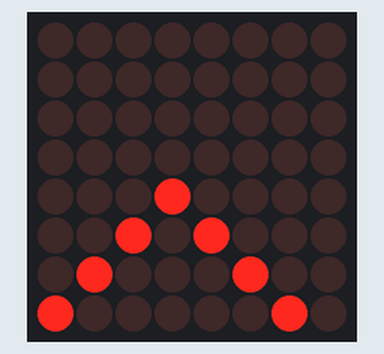
A sketch run on a simulated Arduino Uno, built with avr-gcc and run on an emulated ATmega328P. Parts: 8×8 LED matrix.

Above: at 0.1 s.

The sketch:

Matriz8x8LetraA.ino
```cpp
#include <LedControl.h> //Libreria

LedControl lc = LedControl(11, 13, 10, 1);//(DIN, CLK, CS, Nro. de dispositivos)

void setup() {
  lc.shutdown(0, false); //(Nro de dispositivo, estado) -> Encendemos la matriz
  lc.setIntensity(0, 4);//(Nro de dispositivo, intensidad) -> Nivel de intensidad del led 0-15
  lc.clearDisplay(0); //(Nro de dispositivo) -> Limpiar matriz
}

void loop() {
 lc.setLed(0,7,0,true);
 lc.setLed(0,6,1,true);
 lc.setLed(0,5,2,true);
 lc.setLed(0,4,3,true);
 lc.setLed(0,5,4,true);
 lc.setLed(0,6,5,true);
 lc.setLed(0,7,6,true);
}
```
